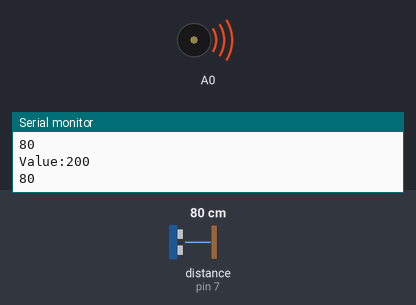
Bench run of a sketch on a simulated Arduino Uno, built with avr-gcc and run on an emulated ATmega328P. Shown: buzzer (waves = sounding), the last lines printed to the serial monitor. Inputs (shaded band) come from the test bench; at power-on: distance to the obstacle (sensor on pin 7) 80 cm. The echo pulse lasts 58.3 µs per cm.

Above: at 1.2 s.
1.3 s: distance to the obstacle (sensor on pin 7) set to 120 cm
At 1.8 s:
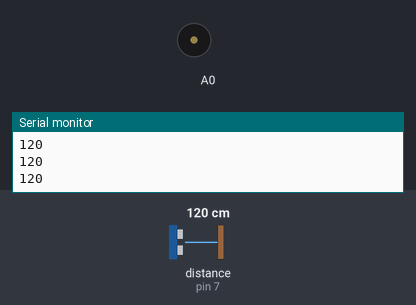
2.8 s: distance to the obstacle (sensor on pin 7) set to 2 cm
At 4.0 s:
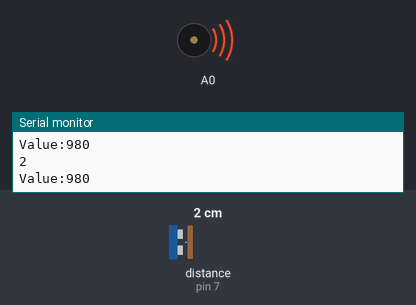
4.3 s: distance to the obstacle (sensor on pin 7) set to 250 cm
At 5.3 s:
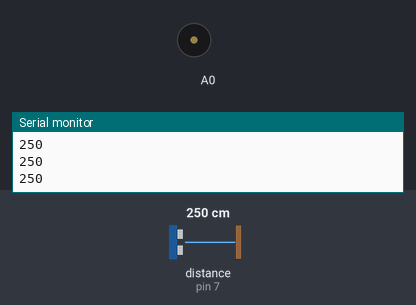
Timing chart, 0 to 7.3 s (numbered marks = the images above; inputs shaded):
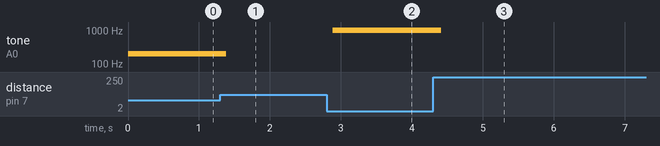

The sketch:

ultrassonico.ino
```cpp
// https://portal.vidadesilicio.com.br/hc-sr04-sensor-ultrassonico/

#include <Ultrasonic.h>

Ultrasonic ultrassom(8, 7); // trig, Echo respectivamente

long distancia;


void setup() {
  Serial.begin(9600);
  pinMode(A0, OUTPUT);
}

void loop() {
  distancia = ultrassom.Ranging(CM);
  if(distancia <= 100){
    int value = map(distancia, 0, 100, 1000, 0);
    Serial.print("Value:");
    Serial.println(value);
    tone(A0, value);
  } else {
    noTone(A0);
  }
  Serial.println(distancia);
  delay(100);

}
```

Measured:
- after the input at 1.3 s, tone on A0: 200 Hz → silent after 0.08 s
- after the input at 2.8 s, tone on A0: silent → 980 Hz after 0.08 s
- after the input at 4.3 s, tone on A0: 980 Hz → silent after 0.12 s
